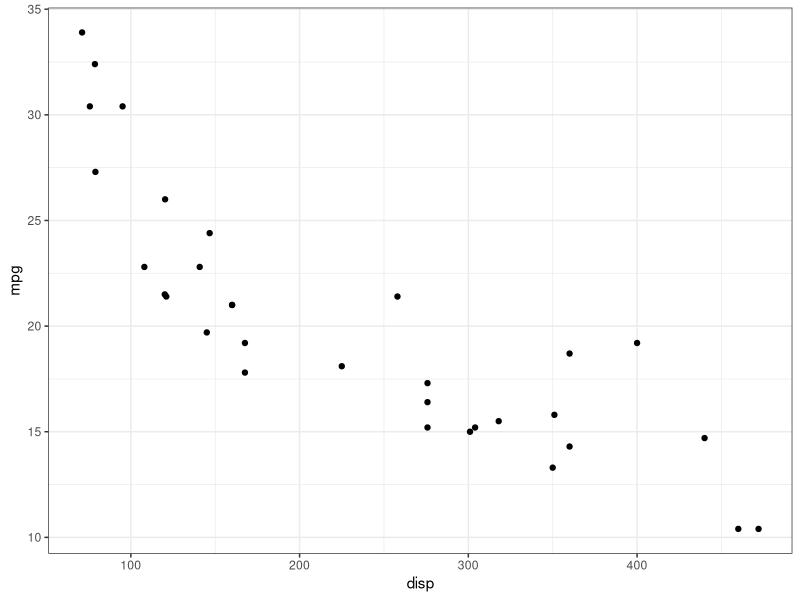
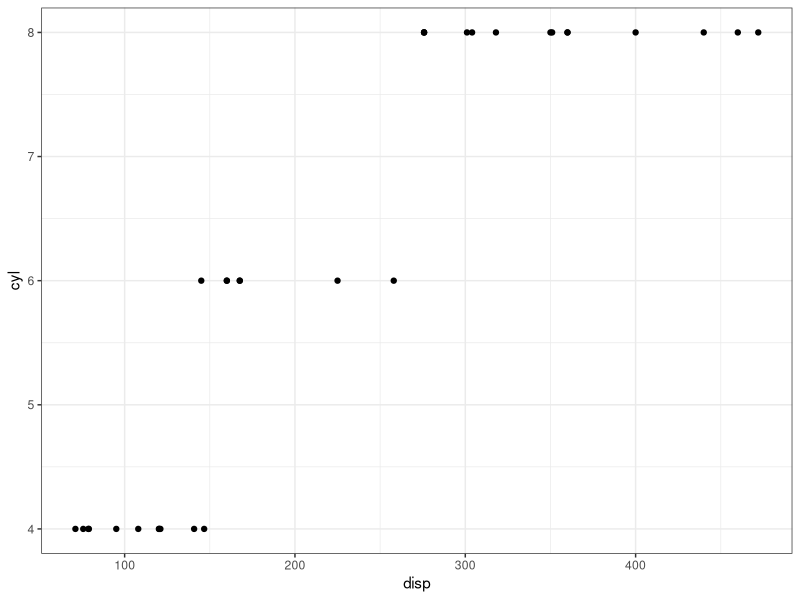

These figures' R source, in order: (Note: this script raises an error after producing the figures.)
## ---- chunk 1
# This is good for getting the ggplot background consistent with
# the html background color
library(ggplot2)
thm <- theme_bw() + 
  theme(
    panel.background = element_rect(fill = "transparent", colour = NA), 
    plot.background = element_rect(fill = "transparent", colour = NA),
    legend.position = "top",
    legend.background = element_rect(fill = "transparent", colour = NA),
    legend.key = element_rect(fill = "transparent", colour = NA)
  )
theme_set(thm)
## ---- chunk 2
ggplot(mtcars, aes(x = disp, y = mpg)) + 
  geom_point()
## ---- chunk 3
ggplot(mtcars, aes(x = disp, y = cyl)) + 
  geom_point()
## ---- chunk 4
knitr::include_graphics("hex_images/nopestradomis.jpg")
## ---- chunk 5
knitr::include_graphics("figures/VarBias.png")
## ---- chunk 6
knitr::include_graphics("hex_images/tidyverse_all.png")
## ---- chunk 7
knitr::include_graphics("figures/crossval-tree.png")
